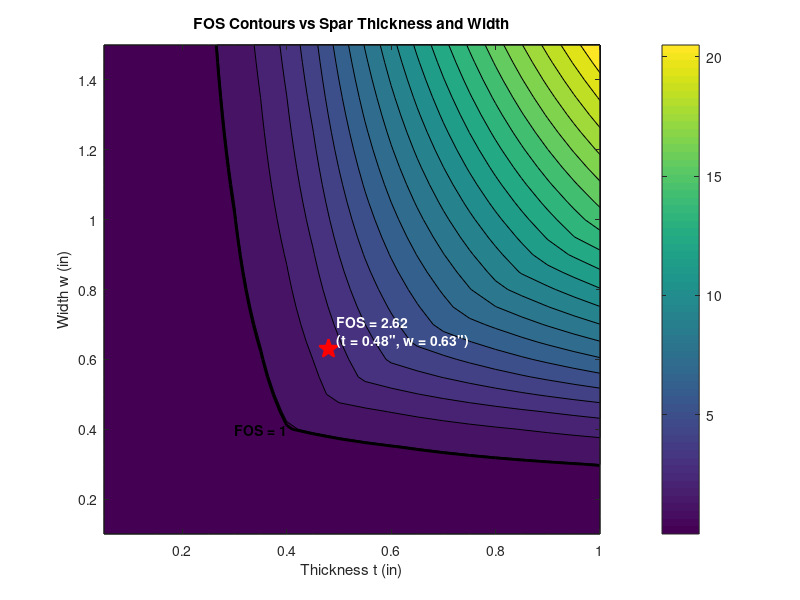

This figure's MATLAB source: (Note: this script raises an error after producing the figure.)
%% Analysis for Airbrakes Structural Spars: Buckling Failure
% Group: SARP, University of Washington
clear all;
clc;
%% Assumptions and Limitations
% Load case is max bending moment @ max q plus liftoff thrust (max axial).
% Most conservative case, as these two don't occur at the same instant
% All calculations are for a single spar assuming a constant stress over
% the face. Cases where the bending moment is not applied directly over a
% pair of spars. i.e. the rocket is slightly rotated, are not accounted
% for. 
%% Geometry Parameters and Loads
D = 6; % diameter of rocket
L = 15; % Length of spar
t = 0.05:0.05:1.0; % Thickness range  of spar
w = 0.1:0.05:1.5; % Width range of spar (radially)
[T, W] = meshgrid(t, w); % T: each row is a copy of t. W: each column is a copy of. Allows us to test all combos of t, w
y0 = 3 - W./2; % offset of spar from center
A = T .* W; % Finding the Area of the cross section
Ix = (1/12).*T.*W.^3 + A.*y0.^2; % Calcuating area moment of inertia of the beam relative to rocket longitudinal axis
MaxMoment = 2663; % Expected Aerodynamic Bending Load (lbf-in)
MaxStress = (MaxMoment .* y0) ./ Ix; % Stress caused by aerodynamic bending @ max Q
MaxAxial = 1325  % Max axial load at liftoff (lbf)
MaxLoad   = MaxAxial + (MaxStress .* A); % Force on Spar
%% Buckling critical load
E = 10e6; % Elasticity Modulus (6061-T6) (psi)
yield = 40000; % Tensile Yield Strength (6061-T6) (psi)
K = 0.65; % effective length factor; k = .5 for fixed-fixed, but .65 is recommended
Le = K * L; % effective length
I_t = (1/12).*T.*W.^3; % Calculating moment of inertia of the beam about thickness axis
I_w = (1/12).*T.^3 .*W % Moment of inertia for beam about radial width axis

for i=1:size(I_t,1) % rows
    for j=1:size(I_t, 2) % cols
        I(i,j) = min(I_t(i,j), I_w(i,j)); % smallest I for each possible shape
    end
end
r = sqrt(I ./ A); % radius of gyration
S = Le ./ r; % slenderness ratio
Scomp = sqrt(2*pi^2*E/yield) % Determination of whether or not to use Euler's Buckling Theorem or Johnson's Formula (Calculating the Slenderness)
% Element-wise selection: use Euler where S > Scomp, Johnson otherwise
useEuler = S > Scomp; % binary matrix that shows where statement is true (1)
F = nan(size(S)); % empty matrix of all NaN; size matches meshgrid
F(useEuler)  = pi^2 * E .* I(useEuler) ./ Le.^2; % Euler's Buckling theorem; (useEuler) auto applies to elements where Euler is true
F(~useEuler) = A(~useEuler) .* (yield - ((yield .* Le)./(2*pi.*r(~useEuler))).^2 .* (1/E)); % Johnson's Formula (applies where Euler is false)
FOS = F ./ MaxLoad; % Calculating the Factor of Safety
%% Plot
figure
contourf(T, W, FOS, 20)
colorbar
xlabel('Thickness t (in)')
ylabel('Width w (in)')
title('FOS Contours vs Spar Thickness and Width')
% Highlights FOS = 1 boundary
hold on
contour(T, W, FOS, [1 1], 'k', 'LineWidth', 2)
text(0.3,0.4,'FOS = 1','Color','k','FontWeight','bold')
% Mark FOS at the design point: t = 0.5", w = 0.6"
t_mark = 0.48;
w_mark = 0.63;
FOS_mark = interp2(T, W, FOS, t_mark, w_mark);   % FOS at the chosen geometry
plot(t_mark, w_mark, 'rp', 'MarkerSize', 14, ...
    'MarkerFaceColor', 'r', 'LineWidth', 1.5)
text(t_mark, w_mark, ...
    sprintf('  FOS = %.2f\n  (t = %.2f", w = %.2f")', FOS_mark, t_mark, w_mark), ...
    'Color', 'w', 'FontWeight', 'bold', ...
    'VerticalAlignment', 'bottom')
hold off
%% Console summary at the design point
fprintf('--- Design point (t = %.2f", w = %.2f") ---\n', t_mark, w_mark);
fprintf('Max applied load   : %.2f lbf\n', interp2(T, W, MaxLoad, t_mark, w_mark));
fprintf('Buckling capacity  : %.2f lbf\n', interp2(T, W, F,        t_mark, w_mark));
fprintf('Factor of Safety   : %.2f\n',     FOS_mark);
%% Export data for sheets
Tcol = T(:);
Wcol = W(:);
FOScol = FOS(:);
MaxLoadCol = MaxLoad(:);
BucklingLoadCol = F(:);
DataTable = table(Tcol, Wcol, FOScol, MaxLoadCol, BucklingLoadCol, ...
    'VariableNames', {'Thickness_in','Width_in','FOS','MaxLoad_lbf','BucklingLoad_lbf'});
writetable(DataTable, 'spar_FOS_results.csv');
%% References
% https://mechanicalc.com/calculators/column-buckling/validation gives the
% equation to calculate the critical slenderness ratio
